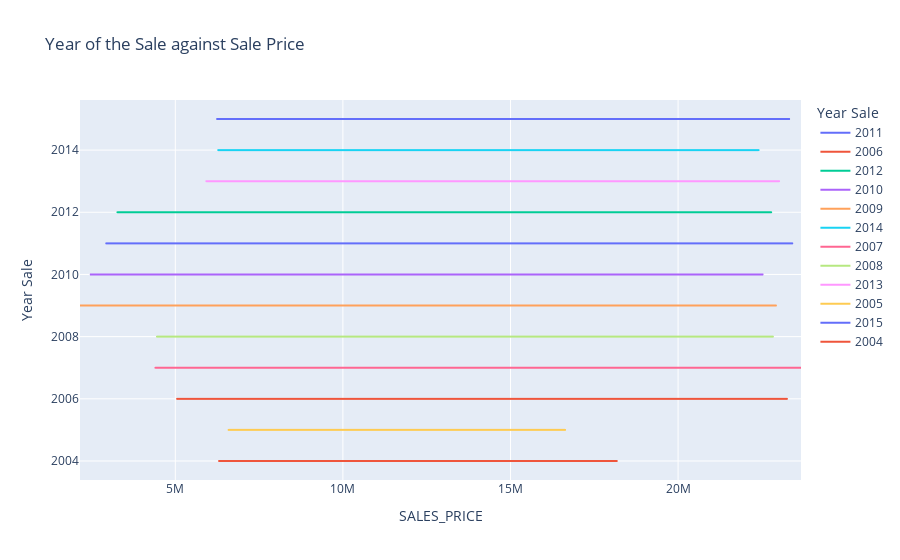

Here is the notebook cell this chart was saved with:
### Code cell
px.line(train,y="Year Sale",x="SALES_PRICE",color='Year Sale',title="Year of the Sale against Sale Price")

### Figure 1 — Plotly figure (JSON) as saved in the notebook; plotly's stock layout.template omitted (floating-point values rounded to 4 significant figures; data arrays with more than 128 entries replaced by an {"elided": "..."} marker saying what was removed)
{"data": [{"hovertemplate": "Year Sale=%{y}<br>SALES_PRICE=%{x}<extra></extra>", "legendgroup": "2011", "line": {"color": "#636efa", "dash": "solid"}, "marker": {"symbol": "circle"}, "mode": "lines", "name": "2011", "showlegend": true, "type": "scattergl", "x": {"elided": "1300 int values"}, "xaxis": "x", "y": {"elided": "1300 int values"}, "yaxis": "y"}, {"hovertemplate": "Year Sale=%{y}<br>SALES_PRICE=%{x}<extra></extra>", "legendgroup": "2006", "line": {"color": "#EF553B", "dash": "solid"}, "marker": {"symbol": "circle"}, "mode": "lines", "name": "2006", "showlegend": true, "type": "scattergl", "x": {"elided": "253 int values"}, "xaxis": "x", "y": {"elided": "253 int values"}, "yaxis": "y"}, {"hovertemplate": "Year Sale=%{y}<br>SALES_PRICE=%{x}<extra></extra>", "legendgroup": "2012", "line": {"color": "#00cc96", "dash": "solid"}, "marker": {"symbol": "circle"}, "mode": "lines", "name": "2012", "showlegend": true, "type": "scattergl", "x": {"elided": "654 int values"}, "xaxis": "x", "y": {"elided": "654 int values"}, "yaxis": "y"}, {"hovertemplate": "Year Sale=%{y}<br>SALES_PRICE=%{x}<extra></extra>", "legendgroup": "2010", "line": {"color": "#ab63fa", "dash": "solid"}, "marker": {"symbol": "circle"}, "mode": "lines", "name": "2010", "showlegend": true, "type": "scattergl", "x": {"elided": "1341 int values"}, "xaxis": "x", "y": {"elided": "1341 int values"}, "yaxis": "y"}, {"hovertemplate": "Year Sale=%{y}<br>SALES_PRICE=%{x}<extra></extra>", "legendgroup": "2009", "line": {"color": "#FFA15A", "dash": "solid"}, "marker": {"symbol": "circle"}, "mode": "lines", "name": "2009", "showlegend": true, "type": "scattergl", "x": {"elided": "1122 int values"}, "xaxis": "x", "y": {"elided": "1122 int values"}, "yaxis": "y"}, {"hovertemplate": "Year Sale=%{y}<br>SALES_PRICE=%{x}<extra></extra>", "legendgroup": "2014", "line": {"color": "#19d3f3", "dash": "solid"}, "marker": {"symbol": "circle"}, "mode": "lines", "name": "2014", "showlegend": true, "type": "scattergl", "x": {"elided": "335 int values"}, "xaxis": "x", "y": {"elided": "335 int values"}, "yaxis": "y"}, {"hovertemplate": "Year Sale=%{y}<br>SALES_PRICE=%{x}<extra></extra>", "legendgroup": "2007", "line": {"color": "#FF6692", "dash": "solid"}, "marker": {"symbol": "circle"}, "mode": "lines", "name": "2007", "showlegend": true, "type": "scattergl", "x": {"elided": "651 int values"}, "xaxis": "x", "y": {"elided": "651 int values"}, "yaxis": "y"}, {"hovertemplate": "Year Sale=%{y}<br>SALES_PRICE=%{x}<extra></extra>", "legendgroup": "2008", "line": {"color": "#B6E880", "dash": "solid"}, "marker": {"symbol": "circle"}, "mode": "lines", "name": "2008", "showlegend": true, "type": "scattergl", "x": {"elided": "814 int values"}, "xaxis": "x", "y": {"elided": "814 int values"}, "yaxis": "y"}, {"hovertemplate": "Year Sale=%{y}<br>SALES_PRICE=%{x}<extra></extra>", "legendgroup": "2013", "line": {"color": "#FF97FF", "dash": "solid"}, "marker": {"symbol": "circle"}, "mode": "lines", "name": "2013", "showlegend": true, "type": "scattergl", "x": {"elided": "365 int values"}, "xaxis": "x", "y": {"elided": "365 int values"}, "yaxis": "y"}, {"hovertemplate": "Year Sale=%{y}<br>SALES_PRICE=%{x}<extra></extra>", "legendgroup": "2005", "line": {"color": "#FECB52", "dash": "solid"}, "marker": {"symbol": "circle"}, "mode": "lines", "name": "2005", "showlegend": true, "type": "scattergl", "x": [9799360, 7904210, 12105920, 12146620, 15100560, 13478680, 10274050, 10358610, 10616020, 9588670, 8548080, 11395560, 8859220, 10188470, 9484440, 12647660, 16595470, 8576110, 9089160, 9343170, 11554330, 7468400, 16068640, 10140700, 14211850, 11385450, 16616430, 16550350, 9871170, 10906430, 9964150, 9952680, 15941330, 16025310, 12306030, 10894470, 16627610, 10466910, 10128200, 7019200, 8824280, 9658000, 9492280, 11777200, 7216250, 10225500, 11293450, 7862110, 13050750, 7740130, 8514030, 10180900, 12035430, 9900740, 16354300, 13759280, 15003560, 10163940, 10994850, 16071420, 8978750, 10515160, 7066280, 12285100, 14025290, 10983560, 13430730, 15163850, 9524800, 6590550, 9962560, 8391010, 7419410, 13217550, 8567050, 15931810, 9427130, 13737660, 10249920, 8905640, 10369970, 10738570, 14602040, 12089360, 9000960, 11913820, 16444460, 9318600, 8254510, 8168160, 7057360, 10094760, 8977940, 10206440, 12746690, 13713910, 9545390, 10260570, 10506870, 9616360, 8877450, 9251110, 8988830, 11047570, 10732960, 11129100, 9976480], "xaxis": "x", "y": [2005, 2005, 2005, 2005, 2005, 2005, 2005, 2005, 2005, 2005, 2005, 2005, 2005, 2005, 2005, 2005, 2005, 2005, 2005, 2005, 2005, 2005, 2005, 2005, 2005, 2005, 2005, 2005, 2005, 2005, 2005, 2005, 2005, 2005, 2005, 2005, 2005, 2005, 2005, 2005, 2005, 2005, 2005, 2005, 2005, 2005, 2005, 2005, 2005, 2005, 2005, 2005, 2005, 2005, 2005, 2005, 2005, 2005, 2005, 2005, 2005, 2005, 2005, 2005, 2005, 2005, 2005, 2005, 2005, 2005, 2005, 2005, 2005, 2005, 2005, 2005, 2005, 2005, 2005, 2005, 2005, 2005, 2005, 2005, 2005, 2005, 2005, 2005, 2005, 2005, 2005, 2005, 2005, 2005, 2005, 2005, 2005, 2005, 2005, 2005, 2005, 2005, 2005, 2005, 2005, 2005, 2005], "yaxis": "y"}, {"hovertemplate": "Year Sale=%{y}<br>SALES_PRICE=%{x}<extra></extra>", "legendgroup": "2015", "line": {"color": "#636efa", "dash": "solid"}, "marker": {"symbol": "circle"}, "mode": "lines", "name": "2015", "showlegend": true, "type": "scattergl", "x": [10727750, 8645860, 17566590, 12406100, 8111350, 12473300, 12053080, 9305660, 11618510, 6248450, 13485100, 8260400, 14904220, 20346350, 19844870, 7738700, 12751600, 14565090, 11270700, 11412420, 13667200, 19462090, 7243850, 8350550, 8646080, 10491150, 8319250, 20938520, 21875100, 15778370, 11848470, 14993570, 9087160, 13267150, 8901800, 21329650, 15132260, 7482260, 10609450, 12798530, 13390780, 9598800, 8083950, 7525650, 23314580, 6762300, 19871700, 14844750, 9632440, 8389190, 7821300], "xaxis": "x", "y": [2015, 2015, 2015, 2015, 2015, 2015, 2015, 2015, 2015, 2015, 2015, 2015, 2015, 2015, 2015, 2015, 2015, 2015, 2015, 2015, 2015, 2015, 2015, 2015, 2015, 2015, 2015, 2015, 2015, 2015, 2015, 2015, 2015, 2015, 2015, 2015, 2015, 2015, 2015, 2015, 2015, 2015, 2015, 2015, 2015, 2015, 2015, 2015, 2015, 2015, 2015], "yaxis": "y"}, {"hovertemplate": "Year Sale=%{y}<br>SALES_PRICE=%{x}<extra></extra>", "legendgroup": "2004", "line": {"color": "#EF553B", "dash": "solid"}, "marker": {"symbol": "circle"}, "mode": "lines", "name": "2004", "showlegend": true, "type": "scattergl", "x": [7146890, 8019280, 12350640, 6804640, 12456680, 15849210, 15317750, 10555860, 10885120, 14616160, 8372550, 8192790, 7950320, 9430410, 14814620, 12296550, 10826810, 10225280, 10423510, 12564350, 6890790, 11978830, 14102650, 12415670, 8962970, 13384340, 15559710, 8074630, 7733620, 14445470, 9570490, 10737430, 11710370, 9409960, 7522430, 16070870, 6980320, 10011770, 14135780, 17657420, 12009700, 12752470, 8223180, 9686030, 8480080, 15903000, 13160800, 16294030, 15997510, 12046300, 13800760, 10768300, 10904600, 10810740, 10432830, 13172210, 9774610, 6307030, 8724510, 10512770, 8134610, 15539100, 13627500, 10893960, 8516690, 11457330, 15773770, 15569210, 8427850, 8616750, 10676510, 8669050, 10699280, 13594630, 13206150, 6911070, 14103230, 13642920, 9711430, 7871720, 9508930, 9540370, 9706720, 10121570, 7313720, 15023210, 9184130, 8195890, 9886560, 8620150, 10080770, 11948330, 14830590, 10753720, 9477620, 7851840, 11481960, 14057920, 8621960, 7299610, 7516880, 13723030, 7829240, 13746750, 8862060, 14049630, 16315140, 9341570, 14412320, 16222200, 18171220, 9632770, 10113540, 12575070, 10148570, 10818480], "xaxis": "x", "y": [2004, 2004, 2004, 2004, 2004, 2004, 2004, 2004, 2004, 2004, 2004, 2004, 2004, 2004, 2004, 2004, 2004, 2004, 2004, 2004, 2004, 2004, 2004, 2004, 2004, 2004, 2004, 2004, 2004, 2004, 2004, 2004, 2004, 2004, 2004, 2004, 2004, 2004, 2004, 2004, 2004, 2004, 2004, 2004, 2004, 2004, 2004, 2004, 2004, 2004, 2004, 2004, 2004, 2004, 2004, 2004, 2004, 2004, 2004, 2004, 2004, 2004, 2004, 2004, 2004, 2004, 2004, 2004, 2004, 2004, 2004, 2004, 2004, 2004, 2004, 2004, 2004, 2004, 2004, 2004, 2004, 2004, 2004, 2004, 2004, 2004, 2004, 2004, 2004, 2004, 2004, 2004, 2004, 2004, 2004, 2004, 2004, 2004, 2004, 2004, 2004, 2004, 2004, 2004, 2004, 2004, 2004, 2004, 2004, 2004, 2004, 2004, 2004, 2004, 2004, 2004], "yaxis": "y"}], "layout": {"legend": {"title": {"text": "Year Sale"}, "tracegroupgap": 0}, "title": {"text": "Year of the Sale against Sale Price"}, "xaxis": {"anchor": "y", "domain": [0, 1], "title": {"text": "SALES_PRICE"}}, "yaxis": {"anchor": "x", "categoryarray": [2004, 2015, 2005, 2013, 2008, 2007, 2014, 2009, 2010, 2012, 2006, 2011], "categoryorder": "array", "domain": [0, 1], "title": {"text": "Year Sale"}}}}
